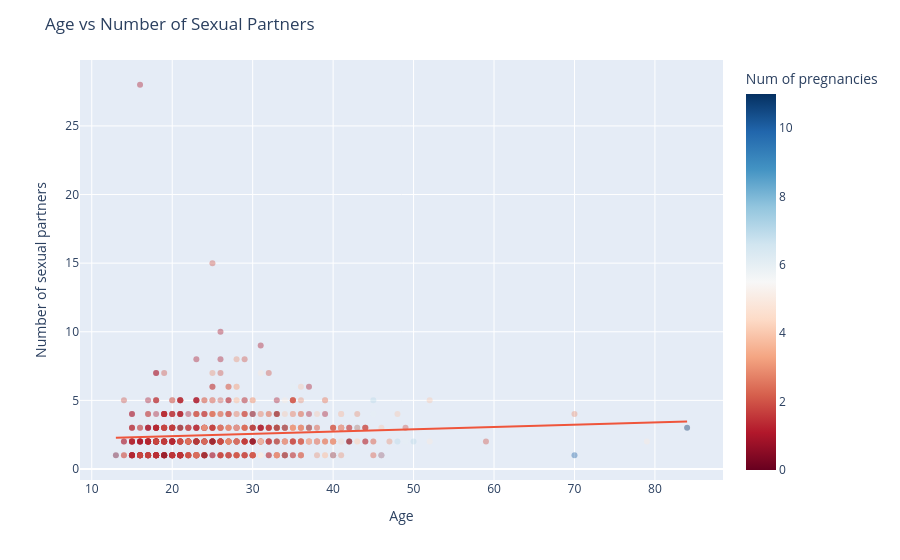

Write notebook code for a chart like this one.
### Code cell
age_num_sex_partners = px.scatter(df, x="Age",
                                  y="Number of sexual partners",
                                  trendline="ols",
                                  opacity=0.4,
                                  color="Num of pregnancies",
                                  color_continuous_scale="rdbu",)
age_num_sex_partners.update_layout(title="Age vs Number of Sexual Partners")
age_num_sex_partners.show()

### Figure 1 — Plotly figure (JSON) as saved in the notebook; plotly's stock layout.template omitted (floating-point values rounded to 4 significant figures; data arrays with more than 128 entries replaced by an {"elided": "..."} marker saying what was removed)
{"data": [{"hovertemplate": "Age=%{x}<br>Number of sexual partners=%{y}<br>Num of pregnancies=%{marker.color}<extra></extra>", "legendgroup": "", "marker": {"color": {"elided": "858 int values"}, "coloraxis": "coloraxis", "opacity": 0.4, "symbol": "circle"}, "mode": "markers", "name": "", "orientation": "v", "showlegend": false, "type": "scatter", "x": {"elided": "858 int values"}, "xaxis": "x", "y": {"elided": "858 int values"}, "yaxis": "y"}, {"hovertemplate": "<b>OLS trendline</b><br>Number of sexual partners = 0.0166396 * Age + 2.06537<br>R<sup>2</sup>=0.007391<br><br>Age=%{x}<br>Number of sexual partners=%{y} <b>(trend)</b><extra></extra>", "legendgroup": "", "marker": {"symbol": "circle"}, "mode": "lines", "name": "", "showlegend": false, "type": "scatter", "x": {"elided": "858 int values"}, "xaxis": "x", "y": {"elided": "858 float values"}, "yaxis": "y"}], "layout": {"coloraxis": {"colorbar": {"title": {"text": "Num of pregnancies"}}, "colorscale": [[0, "rgb(103,0,31)"], [0.1, "rgb(178,24,43)"], [0.2, "rgb(214,96,77)"], [0.3, "rgb(244,165,130)"], [0.4, "rgb(253,219,199)"], [0.5, "rgb(247,247,247)"], [0.6, "rgb(209,229,240)"], [0.7, "rgb(146,197,222)"], [0.8, "rgb(67,147,195)"], [0.9, "rgb(33,102,172)"], [1, "rgb(5,48,97)"]]}, "legend": {"tracegroupgap": 0}, "margin": {"t": 60}, "title": {"text": "Age vs Number of Sexual Partners"}, "xaxis": {"anchor": "y", "domain": [0, 1], "title": {"text": "Age"}}, "yaxis": {"anchor": "x", "domain": [0, 1], "title": {"text": "Number of sexual partners"}}}}
